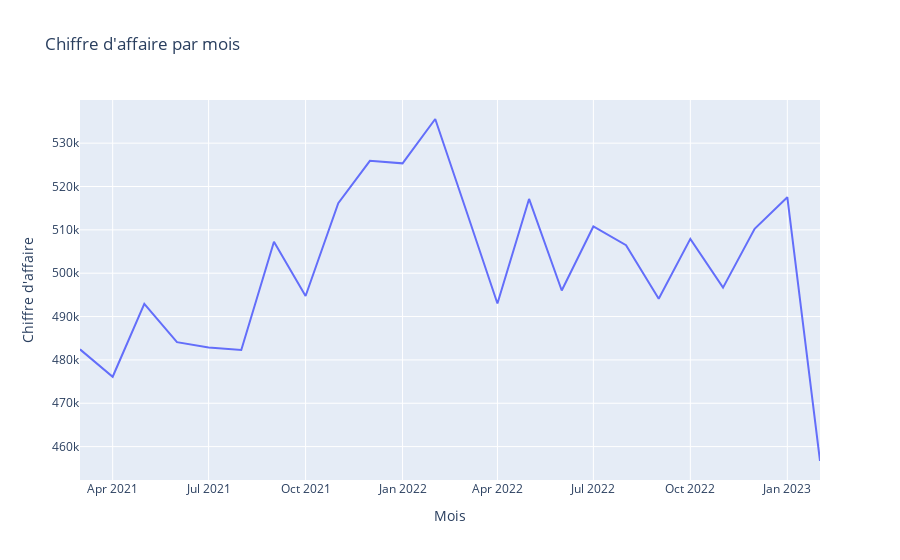

Here is the notebook cell this chart was saved with:
### Code cell
fig = px.line(
    ca_mois,
    x='mois',
    y='ca',
    # color='annee_mois',
    title='Chiffre d\'affaire par mois',
    labels={'mois': 'Mois', 'ca': 'Chiffre d\'affaire'}
)
fig
fig.update_traces(text=ca_mois['ca'])

### Figure 1 — Plotly figure (JSON) as saved in the notebook; plotly's stock layout.template omitted (floating-point values rounded to 4 significant figures)
{"data": [{"hovertemplate": "Mois=%{x}<br>Chiffre d'affaire=%{y}<extra></extra>", "legendgroup": "", "line": {"color": "#636efa", "dash": "solid"}, "marker": {"symbol": "circle"}, "mode": "lines", "name": "", "orientation": "v", "showlegend": false, "text": [482400.0, 476100.0, 492900.0, 484100.0, 482800.0, 482300.0, 507200.0, 494700.0, 516200.0, 525900.0, 525300.0, 535600.0, 515500.0, 493000.0, 517100.0, 496000.0, 510800.0, 506500.0, 494100.0, 507900.0, 496700.0, 510200.0, 517500.0, 456700.0], "type": "scatter", "x": ["2021-03", "2021-04", "2021-05", "2021-06", "2021-07", "2021-08", "2021-09", "2021-10", "2021-11", "2021-12", "2022-01", "2022-02", "2022-03", "2022-04", "2022-05", "2022-06", "2022-07", "2022-08", "2022-09", "2022-10", "2022-11", "2022-12", "2023-01", "2023-02"], "xaxis": "x", "y": [482400.0, 476100.0, 492900.0, 484100.0, 482800.0, 482300.0, 507200.0, 494700.0, 516200.0, 525900.0, 525300.0, 535600.0, 515500.0, 493000.0, 517100.0, 496000.0, 510800.0, 506500.0, 494100.0, 507900.0, 496700.0, 510200.0, 517500.0, 456700.0], "yaxis": "y"}], "layout": {"autosize": true, "legend": {"tracegroupgap": 0}, "title": {"text": "Chiffre d'affaire par mois"}, "xaxis": {"anchor": "y", "autorange": true, "domain": [0, 1], "range": ["2021-03-01", "2023-02-01"], "title": {"text": "Mois"}, "type": "date"}, "yaxis": {"anchor": "x", "autorange": true, "domain": [0, 1], "range": [452300.0, 540000.0], "title": {"text": "Chiffre d'affaire"}, "type": "linear"}}}
